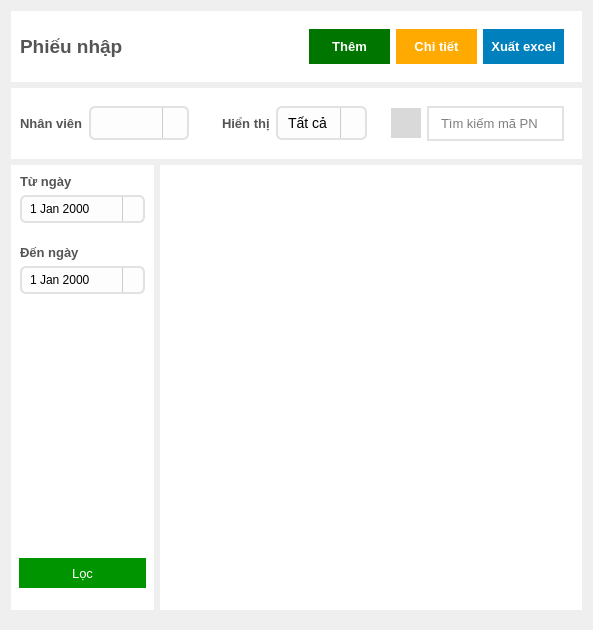
               <widget class="QWidget" name="import_invoice_page">
                <property name="styleSheet">
                 <string notr="true">border: none</string>
                </property>
                <layout class="QVBoxLayout" name="verticalLayout_9">
                 <item>
                  <widget class="QFrame" name="frame_26">
                   <property name="styleSheet">
                    <string notr="true">background-color: rgb(255, 255, 255);</string>
                   </property>
                   <property name="frameShape">
                    <enum>QFrame::StyledPanel</enum>
                   </property>
                   <property name="frameShadow">
                    <enum>QFrame::Raised</enum>
                   </property>
                   <layout class="QHBoxLayout" name="horizontalLayout_20">
                    <item>
                     <widget class="QLabel" name="label_10">
                      <property name="font">
                       <font>
                        <pointsize>14</pointsize>
                        <weight>75</weight>
                        <bold>true</bold>
                       </font>
                      </property>
                      <property name="styleSheet">
                       <string notr="true">color: rgb(85, 85, 85);</string>
                      </property>
                      <property name="text">
                       <string>Phiếu nhập</string>
                      </property>
                     </widget>
                    </item>
                    <item>
                     <widget class="QFrame" name="frame_27">
                      <property name="frameShape">
                       <enum>QFrame::StyledPanel</enum>
                      </property>
                      <property name="frameShadow">
                       <enum>QFrame::Raised</enum>
                      </property>
                      <layout class="QHBoxLayout" name="horizontalLayout_21">
                       <item>
                        <widget class="QPushButton" name="add_import_btn">
                         <property name="minimumSize">
                          <size>
                           <width>0</width>
                           <height>35</height>
                          </size>
                         </property>
                         <property name="font">
                          <font>
                           <pointsize>10</pointsize>
                           <weight>75</weight>
                           <bold>true</bold>
                          </font>
                         </property>
                         <property name="cursor">
                          <cursorShape>PointingHandCursor</cursorShape>
                         </property>
                         <property name="styleSheet">
                          <string notr="true">#add_import_btn{
	background-color: rgb(0, 118, 0);
	color: rgb(255, 255, 255);
}
#add_import_btn::hover{
	
	background-color: rgb(0, 85, 0);

}</string>
                         </property>
                         <property name="text">
                          <string>Thêm</string>
                         </property>
                         <property name="icon">
                          <iconset resource="../../../resources/resources.qrc">
                           <normaloff>:/UI/icons/plus_2.svg</normaloff>:/UI/icons/plus_2.svg</iconset>
                         </property>
                        </widget>
                       </item>
                       <item>
                        <widget class="QPushButton" name="detail_btn">
                         <property name="minimumSize">
                          <size>
                           <width>0</width>
                           <height>35</height>
                          </size>
                         </property>
                         <property name="font">
                          <font>
                           <pointsize>10</pointsize>
                           <weight>75</weight>
                           <bold>true</bold>
                          </font>
                         </property>
                         <property name="cursor">
                          <cursorShape>PointingHandCursor</cursorShape>
                         </property>
                         <property name="styleSheet">
                          <string notr="true">#detail_btn{
	background-color: rgb(255, 170, 0);
	color: rgb(255, 255, 255);
}
#detail_btn::hover{
	
	background-color: rgb(216, 144, 0);
}
#detail_btn:disabled {
   color: rgb(120, 120, 120);       /* Màu chữ xám */
   background-color: rgb(200, 200, 200); /* Màu nền xám */
}
</string>
                         </property>
                         <property name="text">
                          <string>Chi tiết</string>
                         </property>
                         <property name="icon">
                          <iconset resource="../../../resources/resources.qrc">
                           <normaloff>:/UI/icons/view-details-64.ico</normaloff>:/UI/icons/view-details-64.ico</iconset>
                         </property>
                        </widget>
                       </item>
                       <item>
                        <widget class="QPushButton" name="export_btn">
                         <property name="minimumSize">
                          <size>
                           <width>0</width>
                           <height>35</height>
                          </size>
                         </property>
                         <property name="font">
                          <font>
                           <pointsize>10</pointsize>
                           <weight>75</weight>
                           <bold>true</bold>
                          </font>
                         </property>
                         <property name="cursor">
                          <cursorShape>PointingHandCursor</cursorShape>
                         </property>
                         <property name="styleSheet">
                          <string notr="true">#export_btn{
	background-color: rgb(0, 128, 188);
	color: rgb(255, 255, 255);
}
#export_btn::hover{
	background-color: rgb(0, 85, 127);
}
#export_btn:disabled {
   color: rgb(120, 120, 120);       /* Màu chữ xám */
   background-color: rgb(200, 200, 200); /* Màu nền xám */
}
</string>
                         </property>
                         <property name="text">
                          <string>Xuất excel</string>
                         </property>
                         <property name="icon">
                          <iconset resource="../../../resources/resources.qrc">
                           <normaloff>:/UI/icons/excel-3-64.ico</normaloff>:/UI/icons/excel-3-64.ico</iconset>
                         </property>
                        </widget>
                       </item>
                      </layout>
                     </widget>
                    </item>
                   </layout>
                  </widget>
                 </item>
                 <item>
                  <widget class="QFrame" name="frame_28">
                   <property name="styleSheet">
                    <string notr="true">background-color: rgb(255, 255, 255);
</string>
                   </property>
                   <property name="frameShape">
                    <enum>QFrame::StyledPanel</enum>
                   </property>
                   <property name="frameShadow">
                    <enum>QFrame::Raised</enum>
                   </property>
                   <layout class="QHBoxLayout" name="horizontalLayout_22">
                    <item>
                     <widget class="QFrame" name="frame_30">
                      <property name="styleSheet">
                       <string notr="true">border:none;</string>
                      </property>
                      <property name="frameShape">
                       <enum>QFrame::StyledPanel</enum>
                      </property>
                      <property name="frameShadow">
                       <enum>QFrame::Raised</enum>
                      </property>
                      <layout class="QHBoxLayout" name="horizontalLayout_24">
                       <property name="leftMargin">
                        <number>0</number>
                       </property>
                       <property name="topMargin">
                        <number>0</number>
                       </property>
                       <property name="bottomMargin">
                        <number>0</number>
                       </property>
                       <item>
                        <widget class="QFrame" name="frame_29">
                         <property name="styleSheet">
                          <string notr="true">border:none;</string>
                         </property>
                         <property name="frameShape">
                          <enum>QFrame::StyledPanel</enum>
                         </property>
                         <property name="frameShadow">
                          <enum>QFrame::Raised</enum>
                         </property>
                         <layout class="QHBoxLayout" name="horizontalLayout_23">
                          <property name="leftMargin">
                           <number>0</number>
                          </property>
                          <item>
                           <widget class="QLabel" name="label_11">
                            <property name="font">
                             <font>
                              <pointsize>10</pointsize>
                              <weight>75</weight>
                              <bold>true</bold>
                             </font>
                            </property>
                            <property name="styleSheet">
                             <string notr="true">color: rgb(85, 85, 85);</string>
                            </property>
                            <property name="text">
                             <string>Nhân viên</string>
                            </property>
                           </widget>
                          </item>
                          <item>
                           <widget class="QComboBox" name="comboBox_employee">
                            <property name="styleSheet">
                             <string notr="true">QComboBox#comboBox_employee {
    border: 2px solid rgb(226, 226, 226);     
    border-radius: 6px;           
    padding: 6px 10px;             
    background: #fdfdfd;           
    font-size: 14px;
}

QComboBox#comboBox_employee:focus {
    border: 1px solid #888;        
    background: #ffffff;           
}

QComboBox#comboBox_employee::drop-down {
    subcontrol-origin: padding;
    subcontrol-position: top right;
    width: 24px;
    border-left: 1px solid #ccc;
}

QComboBox#comboBox_employee::down-arrow {
	image: url(:/UI/icons/chevron-down.svg);
    width: 12px;
    height: 12px;
}
</string>
                            </property>
                           </widget>
                          </item>
                         </layout>
                        </widget>
                       </item>
                      </layout>
                     </widget>
                    </item>
                    <item>
                     <widget class="QFrame" name="frame_56">
                      <property name="frameShape">
                       <enum>QFrame::StyledPanel</enum>
                      </property>
                      <property name="frameShadow">
                       <enum>QFrame::Raised</enum>
                      </property>
                      <layout class="QHBoxLayout" name="horizontalLayout_25">
                       <item>
                        <widget class="QLabel" name="label_18">
                         <property name="font">
                          <font>
                           <pointsize>10</pointsize>
                           <weight>75</weight>
                           <bold>true</bold>
                          </font>
                         </property>
                         <property name="styleSheet">
                          <string notr="true">color: rgb(85, 85, 85);</string>
                         </property>
                         <property name="text">
                          <string>Hiển thị</string>
                         </property>
                        </widget>
                       </item>
                       <item>
                        <widget class="QComboBox" name="display_import">
                         <property name="styleSheet">
                          <string notr="true">QComboBox#display_import{
    border: 2px solid rgb(226, 226, 226);     
    border-radius: 6px;           
    padding: 6px 10px;             
    background: #fdfdfd;           
    font-size: 14px;
}

QComboBox#display_import:focus {
    border: 1px solid #888;        
    background: #ffffff;           
}

QComboBox#display_import::drop-down {
    subcontrol-origin: padding;
    subcontrol-position: top right;
    width: 24px;
    border-left: 1px solid #ccc;
}

QComboBox#display_import::down-arrow {
	image: url(:/UI/icons/chevron-down.svg);
    width: 12px;
    height: 12px;
}
</string>
                         </property>
                         <item>
                          <property name="text">
                           <string>Tất cả</string>
                          </property>
                         </item>
                         <item>
                          <property name="text">
                           <string>2</string>
                          </property>
                         </item>
                         <item>
                          <property name="text">
                           <string>20</string>
                          </property>
                         </item>
                         <item>
                          <property name="text">
                           <string>50</string>
                          </property>
                         </item>
                         <item>
                          <property name="text">
                           <string>100</string>
                          </property>
                         </item>
                         <item>
                          <property name="text">
                           <string>200</string>
                          </property>
                         </item>
                         <item>
                          <property name="text">
                           <string>500</string>
                          </property>
                         </item>
                        </widget>
                       </item>
                      </layout>
                     </widget>
                    </item>
                    <item>
                     <widget class="QFrame" name="frame_32">
                      <property name="styleSheet">
                       <string notr="true">border:none;</string>
                      </property>
                      <property name="frameShape">
                       <enum>QFrame::StyledPanel</enum>
                      </property>
                      <property name="frameShadow">
                       <enum>QFrame::Raised</enum>
                      </property>
                      <layout class="QHBoxLayout" name="horizontalLayout_26">
                       <item>
                        <widget class="QToolButton" name="search_import_btn">
                         <property name="minimumSize">
                          <size>
                           <width>30</width>
                           <height>30</height>
                          </size>
                         </property>
                         <property name="cursor">
                          <cursorShape>PointingHandCursor</cursorShape>
                         </property>
                         <property name="styleSheet">
                          <string notr="true">#search_import_btn{
background-color: rgb(217, 217, 217);
}
#search_import_btn::hover{
background-color: rgb(200, 200, 200);
}</string>
                         </property>
                         <property name="icon">
                          <iconset resource="../../../resources/resources.qrc">
                           <normaloff>:/UI/icons/search.svg</normaloff>:/UI/icons/search.svg</iconset>
                         </property>
                        </widget>
                       </item>
                       <item>
                        <widget class="QLineEdit" name="search_import_invoice">
                         <property name="minimumSize">
                          <size>
                           <width>0</width>
                           <height>35</height>
                          </size>
                         </property>
                         <property name="font">
                          <font>
                           <pointsize>10</pointsize>
                          </font>
                         </property>
                         <property name="styleSheet">
                          <string notr="true">border: 2px solid rgb(226, 226, 226);    
padding-left: 10px;

</string>
                         </property>
                         <property name="text">
                          <string/>
                         </property>
                         <property name="placeholderText">
                          <string>Tìm kiếm mã PN</string>
                         </property>
                        </widget>
                       </item>
                      </layout>
                     </widget>
                    </item>
                   </layout>
                  </widget>
                 </item>
                 <item>
                  <widget class="QFrame" name="frame_43">
                   <property name="frameShape">
                    <enum>QFrame::StyledPanel</enum>
                   </property>
                   <property name="frameShadow">
                    <enum>QFrame::Raised</enum>
                   </property>
                   <layout class="QHBoxLayout" name="horizontalLayout_32">
                    <property name="leftMargin">
                     <number>0</number>
                    </property>
                    <property name="topMargin">
                     <number>0</number>
                    </property>
                    <property name="rightMargin">
                     <number>0</number>
                    </property>
                    <item>
                     <widget class="QFrame" name="frame_44">
                      <property name="minimumSize">
                       <size>
                        <width>0</width>
                        <height>445</height>
                       </size>
                      </property>
                      <property name="styleSheet">
                       <string notr="true">background-color: rgb(255, 255, 255);</string>
                      </property>
                      <property name="frameShape">
                       <enum>QFrame::StyledPanel</enum>
                      </property>
                      <property name="frameShadow">
                       <enum>QFrame::Raised</enum>
                      </property>
                      <layout class="QVBoxLayout" name="verticalLayout_13">
                       <property name="leftMargin">
                        <number>0</number>
                       </property>
                       <property name="topMargin">
                        <number>0</number>
                       </property>
                       <property name="rightMargin">
                        <number>0</number>
                       </property>
                       <property name="bottomMargin">
                        <number>22</number>
                       </property>
                       <item alignment="Qt::AlignTop">
                        <widget class="QFrame" name="frame_31">
                         <property name="frameShape">
                          <enum>QFrame::StyledPanel</enum>
                         </property>
                         <property name="frameShadow">
                          <enum>QFrame::Raised</enum>
                         </property>
                         <layout class="QVBoxLayout" name="verticalLayout_25">
                          <property name="rightMargin">
                           <number>0</number>
                          </property>
                          <item>
                           <widget class="QFrame" name="frame_45">
                            <property name="frameShape">
                             <enum>QFrame::StyledPanel</enum>
                            </property>
                            <property name="frameShadow">
                             <enum>QFrame::Raised</enum>
                            </property>
                            <layout class="QVBoxLayout" name="verticalLayout_23">
                             <property name="leftMargin">
                              <number>0</number>
                             </property>
                             <property name="topMargin">
                              <number>0</number>
                             </property>
                             <property name="bottomMargin">
                              <number>16</number>
                             </property>
                             <item>
                              <widget class="QLabel" name="label_16">
                               <property name="font">
                                <font>
                                 <pointsize>10</pointsize>
                                 <weight>75</weight>
                                 <bold>true</bold>
                                </font>
                               </property>
                               <property name="styleSheet">
                                <string notr="true">color: rgb(85, 85, 85);</string>
                               </property>
                               <property name="text">
                                <string>Từ ngày</string>
                               </property>
                              </widget>
                             </item>
                             <item>
                              <widget class="QDateEdit" name="from_date">
                               <property name="minimumSize">
                                <size>
                                 <width>125</width>
                                 <height>0</height>
                                </size>
                               </property>
                               <property name="styleSheet">
                                <string notr="true">QDateTimeEdit {
    background-color: #fdfdfd;
    border: 2px solid rgb(226, 226, 226);    
    border-radius: 6px;
    padding: 4px 6px;
    font: 16px &quot;Segoe UI&quot;;
}

QDateTimeEdit::drop-down {
    subcontrol-origin: padding;
    subcontrol-position: top right;
    width: 20px;
    border-left: 1px solid #ccc;
}

QDateTimeEdit::up-button, QDateTimeEdit::down-button {
    width: 14px;
    height: 14px;
    border: none;
    background-color: transparent;
}

QDateTimeEdit::up-arrow {
    image: url(:/UI/icons/chevron-up.svg);
    width: 10px;
    height: 10px;
}

QDateTimeEdit::down-arrow {
   image: url(:/UI/icons/chevron-down.svg);
    width: 10px;
    height: 10px;
}

QDateTimeEdit:focus {
	border: 2px solid rgb(0, 170, 255);        
    background: #ffffff;  
}
QCalendarWidget {
    background-color: #fdfdfd;
    border: 1px solid #dcdcdc;
    border-radius: 8px;
}

QCalendarWidget QToolButton {
    height: 30px;
    width: 100px;
    color: #2c3e50;
    font-weight: bold;
    icon-size: 24px, 24px;
    background-color: transparent;
    border: none;
}

QCalendarWidget QToolButton:hover {
    color: #3498db;
}

QCalendarWidget QMenu {
    background-color: white;
    border: 1px solid #dcdcdc;
}

QCalendarWidget QSpinBox {
    width: 60px;
    font-size: 14px;
    padding: 2px;
}

QCalendarWidget QSpinBox::up-button, QCalendarWidget QSpinBox::down-button {
    width: 12px;
    background-color: #ecf0f1;
}

QCalendarWidget QAbstractItemView {
    outline: 0;
    selection-background-color: #3498db;
    selection-color: white;
    background-color: #ffffff;
    gridline-color: #ecf0f1;
    font-size: 13px;
}

QCalendarWidget QAbstractItemView:enabled {
    color: #2c3e50;
}

QCalendarWidget QWidget#qt_calendar_navigationbar {
    background-color: #f0f0f0;
    border-bottom: 1px solid #dcdcdc;
}

QCalendarWidget QTableView {
    border: none;
}

QCalendarWidget QTableView::item:selected {
    background-color: #3498db;
    color: white;
    border-radius: 5px;
}

QCalendarWidget QTableView::item:enabled {
    background-color: #ffffff;
}

QCalendarWidget QTableView::item:disabled {
    color: #bdc3c7;
}
</string>
                               </property>
                               <property name="calendarPopup">
                                <bool>true</bool>
                               </property>
                              </widget>
                             </item>
                            </layout>
                           </widget>
                          </item>
                          <item>
                           <widget class="QFrame" name="frame_46">
                            <property name="styleSheet">
                             <string notr="true">border:none;</string>
                            </property>
                            <property name="frameShape">
                             <enum>QFrame::StyledPanel</enum>
                            </property>
                            <property name="frameShadow">
                             <enum>QFrame::Raised</enum>
                            </property>
                            <layout class="QVBoxLayout" name="verticalLayout_24">
                             <property name="leftMargin">
                              <number>0</number>
                             </property>
                             <property name="topMargin">
                              <number>0</number>
                             </property>
                             <item>
                              <widget class="QLabel" name="label_17">
                               <property name="font">
                                <font>
                                 <pointsize>10</pointsize>
                                 <weight>75</weight>
                                 <bold>true</bold>
                                </font>
                               </property>
                               <property name="styleSheet">
                                <string notr="true">color: rgb(85, 85, 85);</string>
                               </property>
                               <property name="text">
                                <string>Đến ngày</string>
                               </property>
                              </widget>
                             </item>
                             <item>
                              <widget class="QDateEdit" name="to_date">
                               <property name="minimumSize">
                                <size>
                                 <width>125</width>
                                 <height>0</height>
                                </size>
                               </property>
                               <property name="styleSheet">
                                <string notr="true">QDateTimeEdit {
    background-color: #fdfdfd;
    border: 2px solid rgb(226, 226, 226);    
    border-radius: 6px;
    padding: 4px 6px;
    font: 16px &quot;Segoe UI&quot;;
}

QDateTimeEdit::drop-down {
    subcontrol-origin: padding;
    subcontrol-position: top right;
    width: 20px;
    border-left: 1px solid #ccc;
}

QDateTimeEdit::up-button, QDateTimeEdit::down-button {
    width: 14px;
    height: 14px;
    border: none;
    background-color: transparent;
}

QDateTimeEdit::up-arrow {
    image: url(:/UI/icons/chevron-up.svg);
    width: 10px;
    height: 10px;
}

QDateTimeEdit::down-arrow {
   image: url(:/UI/icons/chevron-down.svg);
    width: 10px;
    height: 10px;
}

QDateTimeEdit:focus {
	border: 2px solid rgb(0, 170, 255);        
    background: #ffffff;  
}
QCalendarWidget {
    background-color: #fdfdfd;
    border: 1px solid #dcdcdc;
    border-radius: 8px;
}

QCalendarWidget QToolButton {
    height: 30px;
    width: 100px;
    color: #2c3e50;
    font-weight: bold;
    icon-size: 24px, 24px;
    background-color: transparent;
    border: none;
}

QCalendarWidget QToolButton:hover {
    color: #3498db;
}

QCalendarWidget QMenu {
    background-color: white;
    border: 1px solid #dcdcdc;
}

QCalendarWidget QSpinBox {
    width: 60px;
    font-size: 14px;
    padding: 2px;
}

QCalendarWidget QSpinBox::up-button, QCalendarWidget QSpinBox::down-button {
    width: 12px;
    background-color: #ecf0f1;
}

QCalendarWidget QAbstractItemView {
    outline: 0;
    selection-background-color: #3498db;
    selection-color: white;
    background-color: #ffffff;
    gridline-color: #ecf0f1;
    font-size: 13px;
}

QCalendarWidget QAbstractItemView:enabled {
    color: #2c3e50;
}

QCalendarWidget QWidget#qt_calendar_navigationbar {
    background-color: #f0f0f0;
    border-bottom: 1px solid #dcdcdc;
}

QCalendarWidget QTableView {
    border: none;
}

QCalendarWidget QTableView::item:selected {
    background-color: #3498db;
    color: white;
    border-radius: 5px;
}

QCalendarWidget QTableView::item:enabled {
    background-color: #ffffff;
}

QCalendarWidget QTableView::item:disabled {
    color: #bdc3c7;
}
</string>
                               </property>
                               <property name="calendarPopup">
                                <bool>true</bool>
                               </property>
                              </widget>
                             </item>
                            </layout>
                           </widget>
                          </item>
                         </layout>
                        </widget>
                       </item>
                       <item alignment="Qt::AlignHCenter">
                        <widget class="QToolButton" name="filter_btn">
                         <property name="minimumSize">
                          <size>
                           <width>127</width>
                           <height>30</height>
                          </size>
                         </property>
                         <property name="font">
                          <font>
                           <pointsize>10</pointsize>
                          </font>
                         </property>
                         <property name="cursor">
                          <cursorShape>PointingHandCursor</cursorShape>
                         </property>
                         <property name="styleSheet">
                          <string notr="true">#filter_btn{
	background-color: rgb(0, 149, 0);
	color: rgb(255, 255, 255);
}
#filter_btn::hover{
	background-color: rgb(0, 118, 0);
}</string>
                         </property>
                         <property name="text">
                          <string>Lọc</string>
                         </property>
                        </widget>
                       </item>
                      </layout>
                     </widget>
                    </item>
                    <item>
                     <widget class="QTableWidget" name="import_invoice_tableWidget">
                      <property name="styleSheet">
                       <string notr="true">QTableWidget {
    font: 13px &quot;Segoe UI&quot;;
	background-color: rgb(255, 255, 255);
}

QHeaderView::section {
    background-color: #2980b9;
    color: white;
    padding: 6px;
	border: 1px solid rgb(191, 191, 191);
    font-weight: bold;
}

QTableWidget::item {
    padding: 6px;
    border: none;
}

QTableWidget::item:selected {
    background-color: #cce5ff;
	border: 1px solid #2980b9;
    color: black;

}


QTableWidget QScrollBar:vertical {
    background: #f0f0f0;
    width: 10px;
    margin: 0px 0px 0px 0px;
    border: none;
    border-radius: 5px;
}

QTableWidget QScrollBar::handle:vertical {
    background: #7aa5d2;
    min-height: 30px;
    border-radius: 5px;
}

QTableWidget QScrollBar::handle:vertical:hover {
    background: #5a92c4;
}

QTableWidget QScrollBar::add-line:vertical, 
QTableWidget QScrollBar::sub-line:vertical {
    background: none;
    height: 0px;
}

QTableWidget QScrollBar::add-page:vertical, 
QTableWidget QScrollBar::sub-page:vertical {
    background: none;
}
</string>
                      </property>
                     </widget>
                    </item>
                   </layout>
                  </widget>
                 </item>
                </layout>
               </widget>
